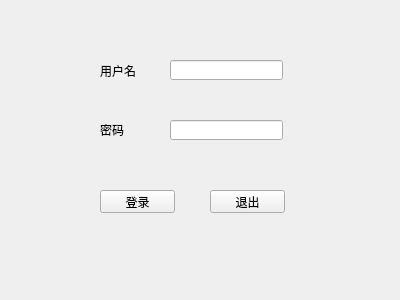
<?xml version="1.0" encoding="UTF-8"?>
<ui version="4.0">
 <class>Widget</class>
 <widget class="QWidget" name="Widget">
  <property name="geometry">
   <rect>
    <x>0</x>
    <y>0</y>
    <width>400</width>
    <height>300</height>
   </rect>
  </property>
  <property name="windowTitle">
   <string>Widget</string>
  </property>
  <widget class="QLabel" name="label">
   <property name="geometry">
    <rect>
     <x>100</x>
     <y>61</y>
     <width>54</width>
     <height>20</height>
    </rect>
   </property>
   <property name="text">
    <string>用户名</string>
   </property>
  </widget>
  <widget class="QLineEdit" name="lineEditUser">
   <property name="geometry">
    <rect>
     <x>170</x>
     <y>60</y>
     <width>113</width>
     <height>20</height>
    </rect>
   </property>
  </widget>
  <widget class="QLabel" name="label_2">
   <property name="geometry">
    <rect>
     <x>100</x>
     <y>120</y>
     <width>54</width>
     <height>20</height>
    </rect>
   </property>
   <property name="text">
    <string>密码</string>
   </property>
  </widget>
  <widget class="QLineEdit" name="lineEditPassword">
   <property name="geometry">
    <rect>
     <x>170</x>
     <y>120</y>
     <width>113</width>
     <height>20</height>
    </rect>
   </property>
  </widget>
  <widget class="QPushButton" name="pushButtonLogin">
   <property name="geometry">
    <rect>
     <x>100</x>
     <y>190</y>
     <width>75</width>
     <height>23</height>
    </rect>
   </property>
   <property name="text">
    <string>登录</string>
   </property>
  </widget>
  <widget class="QPushButton" name="pushButtonExit">
   <property name="geometry">
    <rect>
     <x>210</x>
     <y>190</y>
     <width>75</width>
     <height>23</height>
    </rect>
   </property>
   <property name="text">
    <string>退出</string>
   </property>
  </widget>
 </widget>
 <layoutdefault spacing="6" margin="11"/>
 <resources/>
 <connections/>
</ui>
